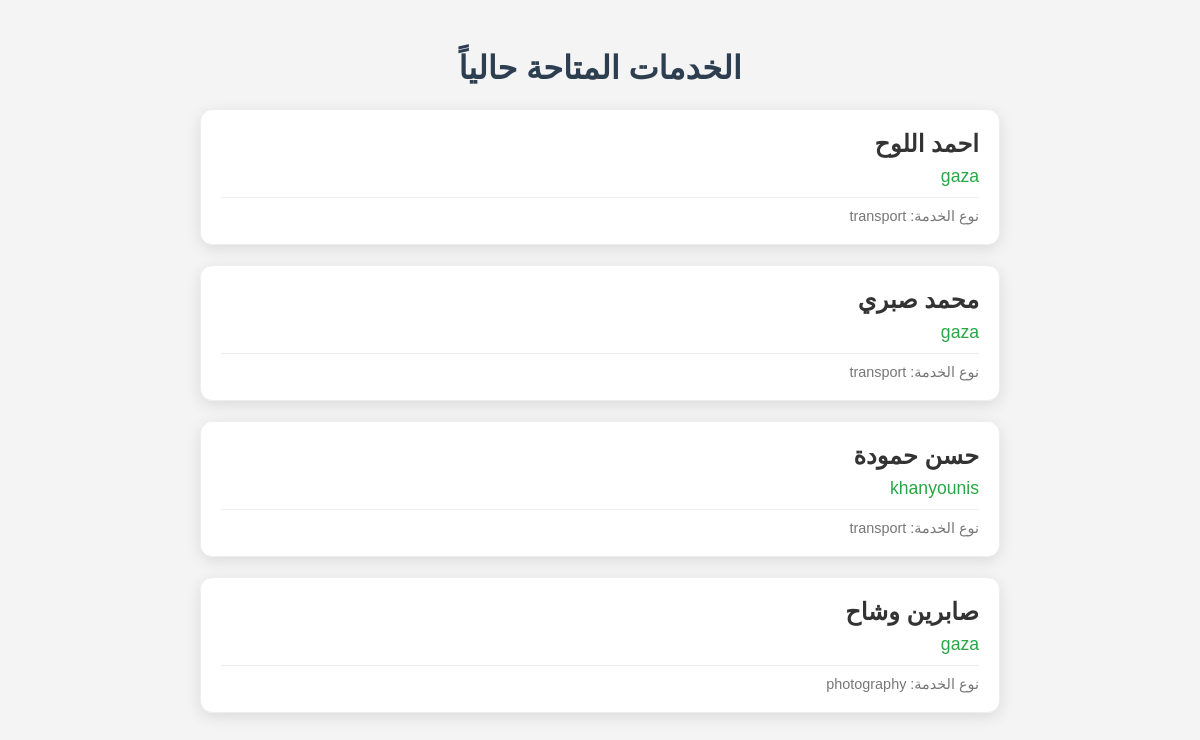
/services-list.php, run on the app's committed database.
### tables this page shows
CREATE TABLE `services` (
  `id` int(11) NOT NULL,
  `user_id` int(11) DEFAULT NULL,
  `full_name` varchar(255) NOT NULL,
  `service_type` varchar(100) NOT NULL,
  `location` varchar(100) NOT NULL,
  `price` varchar(100) DEFAULT 'حسب الاتفاق',
  `work_days` varchar(255) DEFAULT NULL,
  `notes` text DEFAULT NULL,
  `username` varchar(50) NOT NULL,
  `password` varchar(255) NOT NULL,
  `image` varchar(255) DEFAULT 'default.jpg',
  `total_rating` int(11) DEFAULT 0,
  `rating_count` int(11) DEFAULT 0,
  `created_at` timestamp NOT NULL DEFAULT current_timestamp()
);

### services-list.php (the view, shortened to what this page needs)
<!DOCTYPE html>
<html lang="ar" dir="rtl">
<head>
</head>
<body>
    <h1 style="text-align:center; color: #2c3e50;">الخدمات المتاحة حالياً</h1>
    <div class="services-list">
        <?php
        $conn = new mysqli("localhost", "root", "", "sahilha_db");
        $conn->set_charset("utf8mb4");
        $sql = "SELECT * FROM services ORDER BY created_at DESC";
        $result = $conn->query($sql);
        if ($result->num_rows > 0) {
            while($row = $result->fetch_assoc()) {
                echo '<a href="details.php?id=' . $row["id"] . '" class="service-card">';
                echo '    <div class="service-name">' . htmlspecialchars($row["full_name"]) . '</div>';
                echo '    <div class="service-location">' . htmlspecialchars($row["location"]) . '</div>';
                echo '    <div class="service-meta">';
                echo '        <span>نوع الخدمة: ' . htmlspecialchars($row["service_type"]) . '</span>';
                echo '    </div>';
                echo '</a>';
            }
        } else {
            echo "<p style='text-align:center;'>لا يوجد خدمات معروضة حالياً.</p>";
        }
        ?>
    </div>
</body>
</html>

### services-list.php (style rules this page uses)
body { font-family: Arial, sans-serif; background-color: #f4f4f4; padding: 20px; }
.services-list { max-width: 800px; margin: auto; }
.service-card { background: #fff; border-radius: 12px; box-shadow: 0 4px 15px rgba(0,0,0,0.1); padding: 20px; margin-bottom: 20px; display: flex; flex-direction: column; cursor: pointer; transition: 0.3s; border: 1px solid #eee; text-decoration: none; color: inherit; }
.service-name { font-size: 1.5rem; font-weight: bold; color: #333; margin-bottom: 8px; }
.service-location { font-size: 1.1rem; color: #28a745; font-weight: 500; }
.service-meta { font-size: 0.9rem; color: #777; margin-top: 10px; border-top: 1px solid #eee; padding-top: 10px; }

### data on the page
services: full_name "احمد اللوح", location "gaza", service_type "transport"
services: full_name "محمد صبري", location "gaza", service_type "transport"
services: full_name "حسن حمودة", location "khanyounis", service_type "transport"
services: full_name "صابرين وشاح", location "gaza", service_type "photography"
